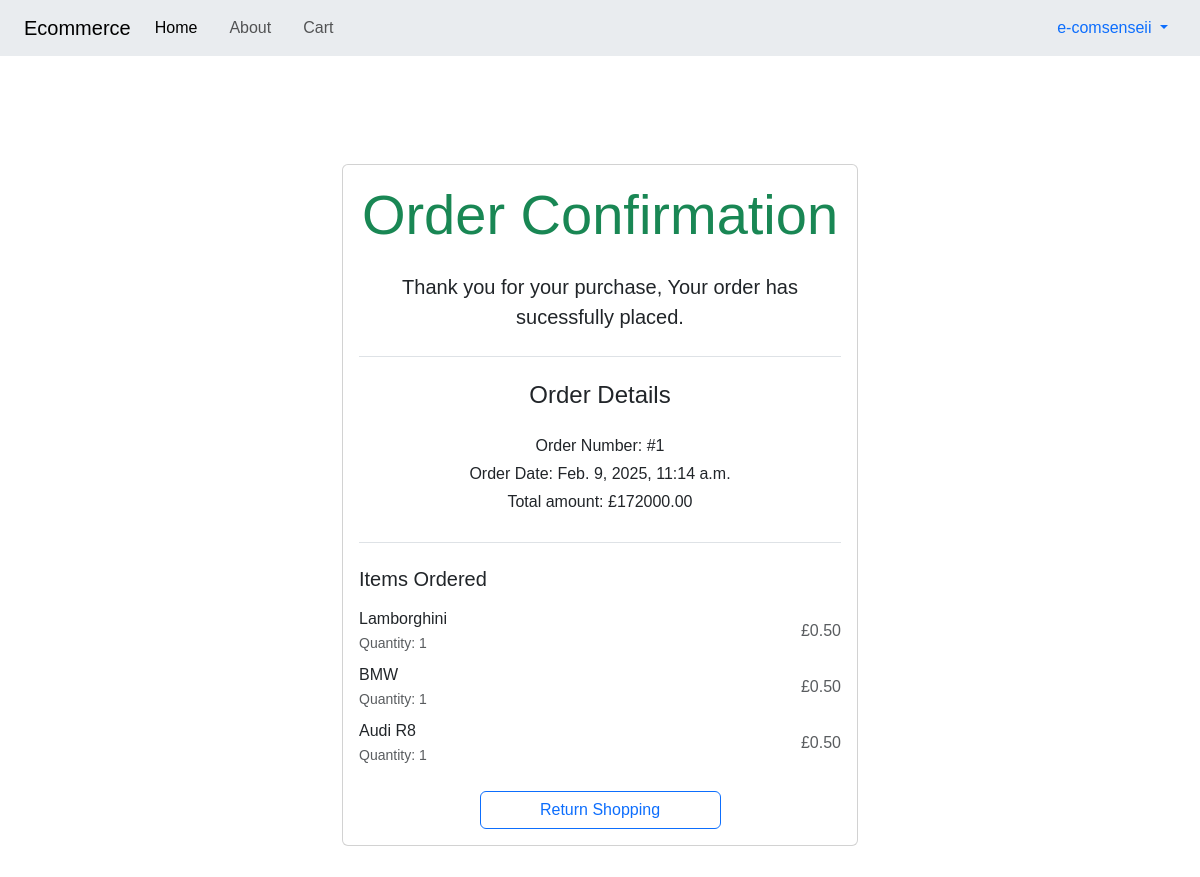
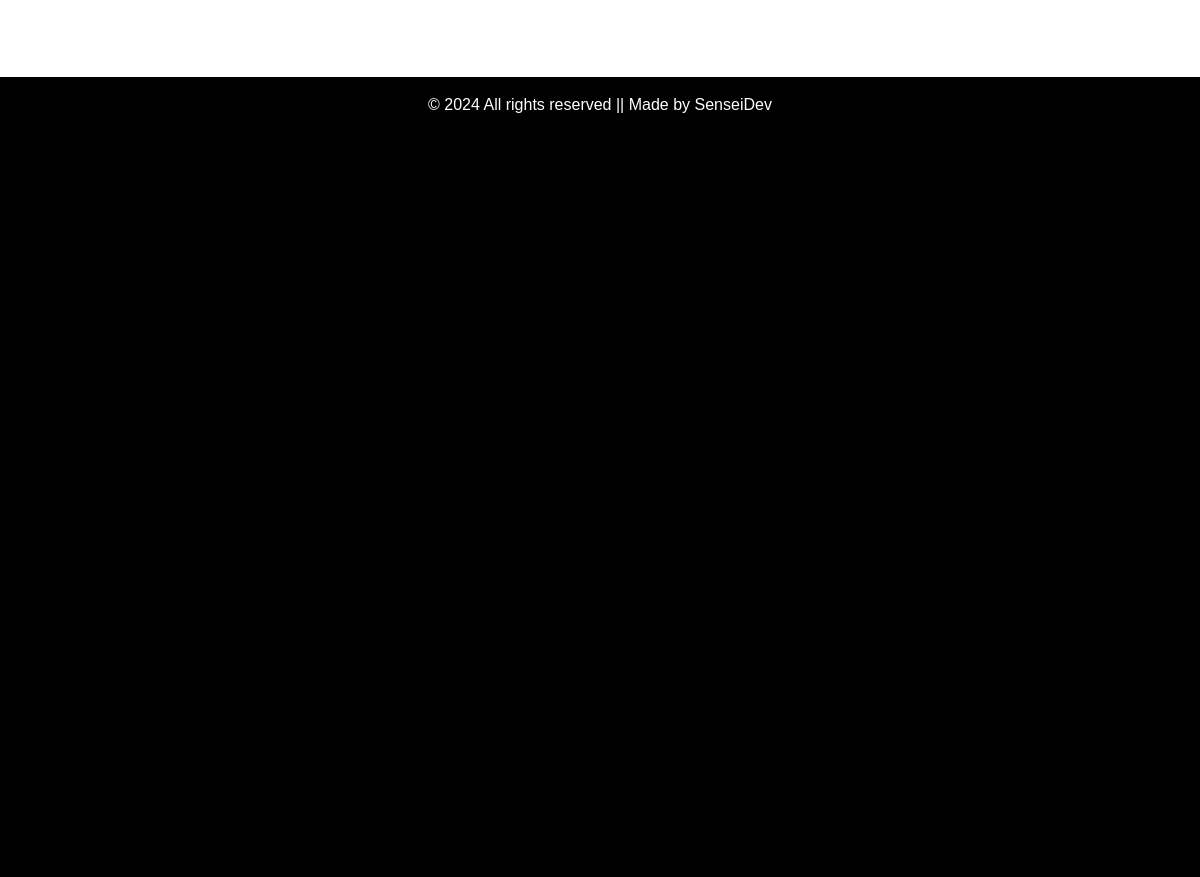
Page /order/confirmation/1/ (signed in) on the committed database (2 pictures, top to bottom).
### main/models.py (models this page shows, shortened)
class Order(models.Model):
    user = models.ForeignKey(User, on_delete=models.CASCADE)
    products = models.ManyToManyField(Product, through='OrderItem')
    created_at = models.DateTimeField(auto_now_add=True)
    updated_at = models.DateTimeField(auto_now=True)
    total_price = models.DecimalField(max_digits=10, decimal_places=2)

class OrderItem(models.Model):
    order = models.ForeignKey(Order, on_delete=models.CASCADE, related_name='items')
    product = models.ForeignKey(Product, on_delete=models.CASCADE)
    quantity = models.PositiveIntegerField(default=1)

class Product(models.Model):
    name = models.CharField(max_length=250)
    category = models.ForeignKey(Category, related_name='products', on_delete=models.CASCADE)
    slug = models.SlugField(unique=True)
    image = models.ImageField(upload_to='products/')
    description = models.TextField()
    price = models.DecimalField(max_digits=9, decimal_places=2)
    available = models.BooleanField(default=True)
    stock = models.PositiveIntegerField()
    created_at = models.DateTimeField(auto_now_add=True)
    updated_at = models.DateTimeField(auto_now=True)

### main/views.py (the view)
# urls.py: path('order/confirmation/<int:order_id>/', order_confirmation, name='order_confirmation'),
@login_required
def order_confirmation(request, order_id):
    order = get_object_or_404(Order, id=order_id, user=request.user)
    return render(request, "order_confirmation.html", {"order": order})

### main/templates/order_confirmation.html
{% extends "main.html" %}
{% block content %}
<div class="container py-5">
    <div class="row justify-content-center">
        <div class="col-md-6">
            <div class="card">
                <div class="card-body text-center">
                    <h1 class="display-4 text-success mb-4"> Order Confirmation </h1>
                    <p class="lead"> Thank you for your purchase, Your order has sucessfully placed.</p>
                    <div class="border-top border-bottom py-4 my-4">
                        <h2 class="h4 mb-4"> Order Details </h2>
                        <p class="mb-1"> Order Number: #{{ order.id }}</p>
                        <p class="mb-1"> Order Date: {{ order.created_at }}</p>
                        <p class="mb-1"> Total amount: £{{ order.total_price }}</p>
                    </div>
                    <div class="text-start">
                        <h3 class="h5 mb-3"> Items Ordered </h3>
                        {% for item in order.items.all %}
                        <div class="d-flex justify-content-between align-items-center mb-2">
                            <div>
                                <p class="my-0">{{ item.product.name }}</p>
                                <small class="text-muted"> Quantity: {{ item.quantity }}</small>
                            </div>
                            <div class="text-muted"> £{{ item.product.price }}
                            </div>
                        </div>
                        {% endfor %}
                    </div>
                    <div class="mt-4">
                        <a href="{% url 'order_history' %}" class="btn btn-outline-primary w-50"> Return Shopping </a>
                    </div>
                </div>
            </div>
        </div>
    </div>
</div>
{% endblock content %}

### main/templates/main.html (shortened to what this page needs)
{% load static %}
<!DOCTYPE html>
<html lang="en">
  <head>
    <link rel="stylesheet" href="{% static 'style.css' %}">
    <link rel="stylesheet"
      href="https://cdn.jsdelivr.net/npm/bootstrap@5.3.3/dist/css/bootstrap.min.css">
  </head>
  <body>
    <nav class="navbar navbar-expand-lg ps-4 pe-4 bg-body-secondary">
      <a class="navbar-brand" href="{% url 'product_list' %}">Ecommerce</a>
      <ul class="navbar-nav d-flex align-items-center gap-3">
        <li class="nav-item">
          <a href="{% url 'product_list' %}" class="nav-link active">Home</a>
        </li>
        <li class="nav-item">
          <a href="#" class="nav-link">About</a>
        </li>
        <li class="nav-item">
          <a href="{% url 'cart_detail' %}" class="nav-link">Cart</a>
        </li>
      </ul>
       <ul class="navbar-nav ms-auto mb-2 mb-lg-0">
        {% if user.is_authenticated %}
        <li class="nav item-dropdown">
          <a href="#" class="nav-link dropdown-toggle" role="button" data-bs-toggle="dropdown" aria-expanded="false">
            {{ user.username }}
          </a>
        </li>
        {% endif %}
       </ul>
    </nav>
    <div class="main-style">
      {% block content %}
      {% endblock content %}
    </div>
    <div class=" mx-auto">
      <footer class="mt-10 py-3">
        &copy; 2024 All rights reserved || Made by SenseiDev
      </footer>
    </div>
  </body>
</html>

### main/static/style.css (style rules this page uses)
* { box-sizing: border-box; font-family: sans-serif; }
body { background-color: #ffff; }
.main-style { margin: 5%; }
footer { text-align: center; padding: 16px; background-color: black; color: #ffff; height: 100vh; padding: 10px; }

### rows in the picture
Order: id "1", created_at "Feb. 9, 2025, 11:14 a.m.", total_price "172000.00"
OrderItem: product.name "Lamborghini", quantity "1", product.price "0.50"
OrderItem: product.name "BMW", quantity "1", product.price "0.50"
OrderItem: product.name "Audi R8", quantity "1", product.price "0.50"

### other values in the picture
{{ user.username }} "e-comsenseii"
